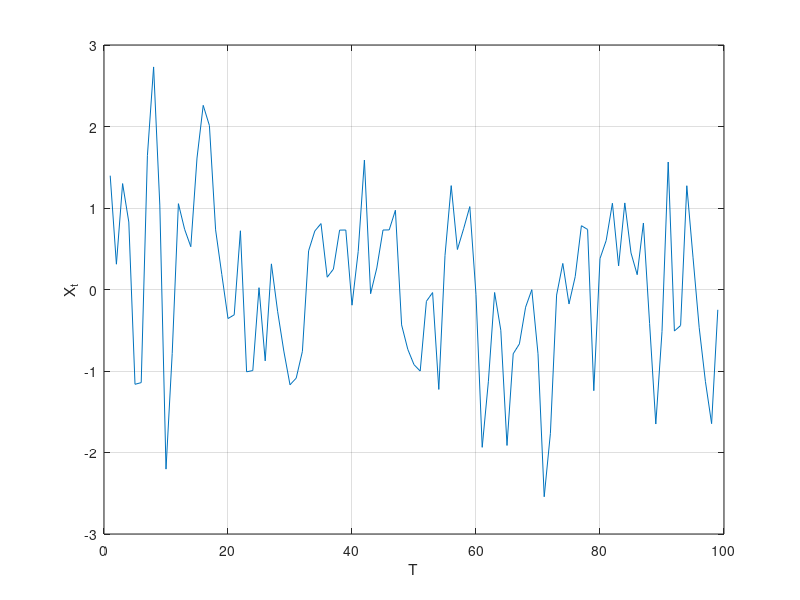
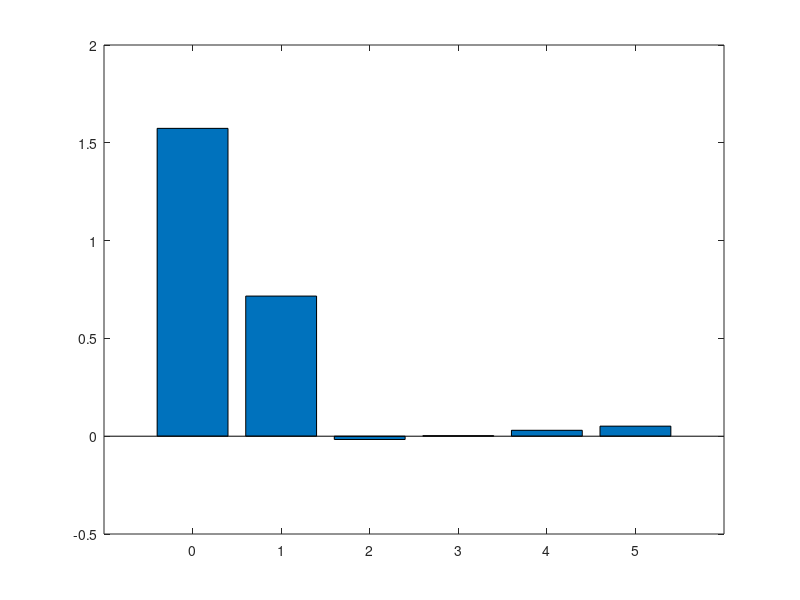
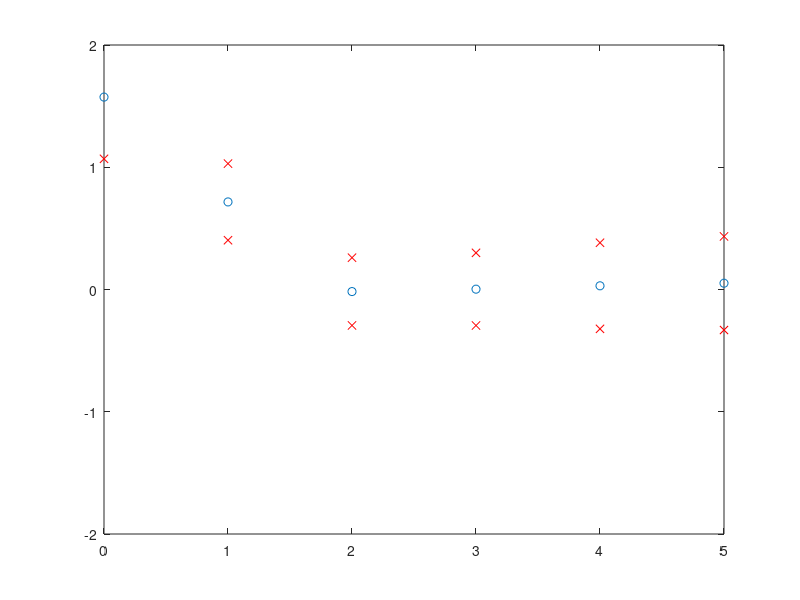

Source code (MATLAB) for these figures, in order:
% Monte-Carlo estimation of a Covariance Function of an MA process. 

%% Define a number of time periods 

T=100;

%% Define theta and sigma

theta = .7;

sigma = 1;

%% Draw a large number of epsilons (say 10000)

I     = 100;

e     = sigma*randn([T,I]);

%% Generate Xt

Xt= e(2:end,:)+(theta*e(1:end-1,:));

%% Plot one realization

figure(1)
plot(1:1:T-1,Xt(:,1));
xlabel('T');
ylabel('X_t');
grid on

%% Get the autocovariance for each function

%Initialize
ACFlags     = 5;

acf_output  = zeros(ACFlags+1,1);

acf_MCerror = zeros(ACFlags+1,1);

for ind_j   = 1:ACFlags+1
    
aux         = Xt(1,:).*Xt(ind_j,:);

acf_output(ind_j,:)  = mean(aux,2);

acf_MCerror(ind_j,:) = std(aux,1,2)./(I^.5);

clear aux
end

%% Theoretical AutoCovariance function
TACF        = zeros(ACFlags+1,1);

TACF(1,1)   = (1+(theta^2))*(sigma^2);

TACF(2,1)   = theta;


%% Plot MC Autocovariance function 

figure(2)
bar(0:1:ACFlags,acf_output); 


%% Compare MC autocovariance function vs. true

figure(3)
plot(0:1:ACFlags,acf_output,'o'); hold on
plot(0:1:ACFlags,acf_output+(1.96*acf_MCerror),'xr'); hold on
plot(0:1:ACFlags,acf_output-(1.96*acf_MCerror),'xr'); hold off
ylim([-2 2])





